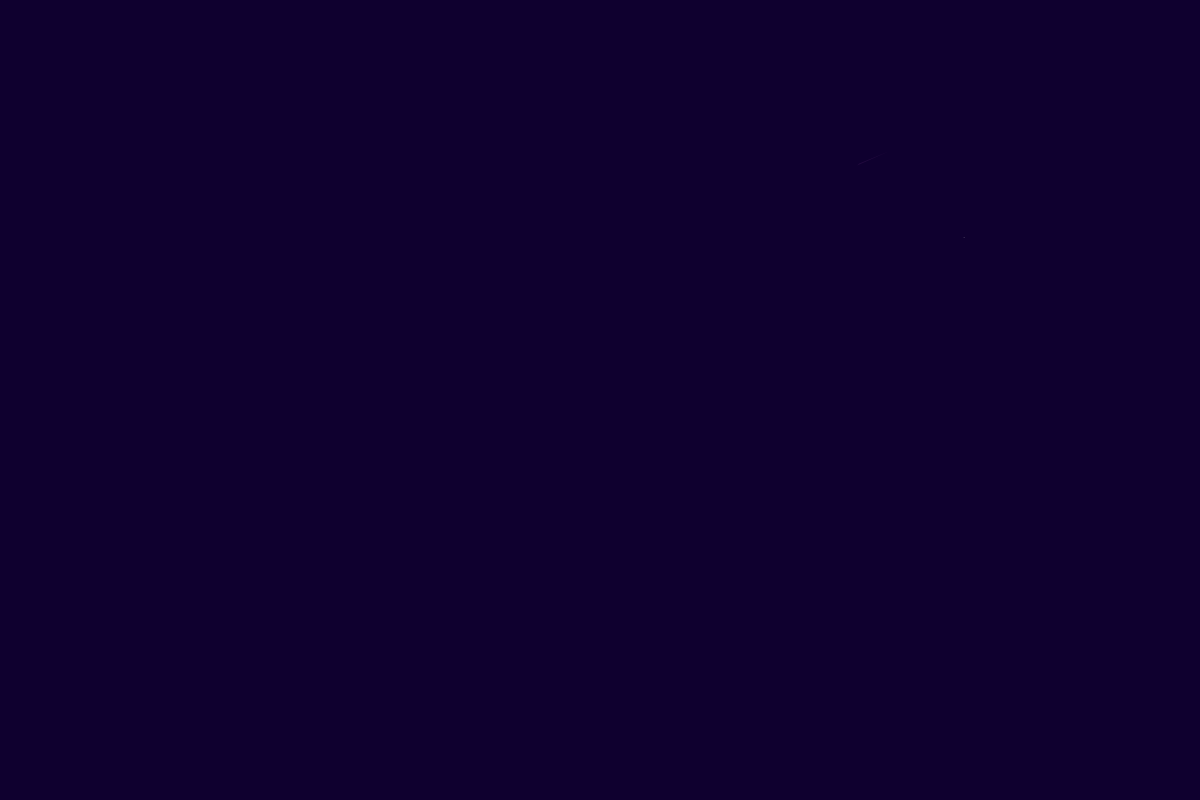
Frame 1 (no input)
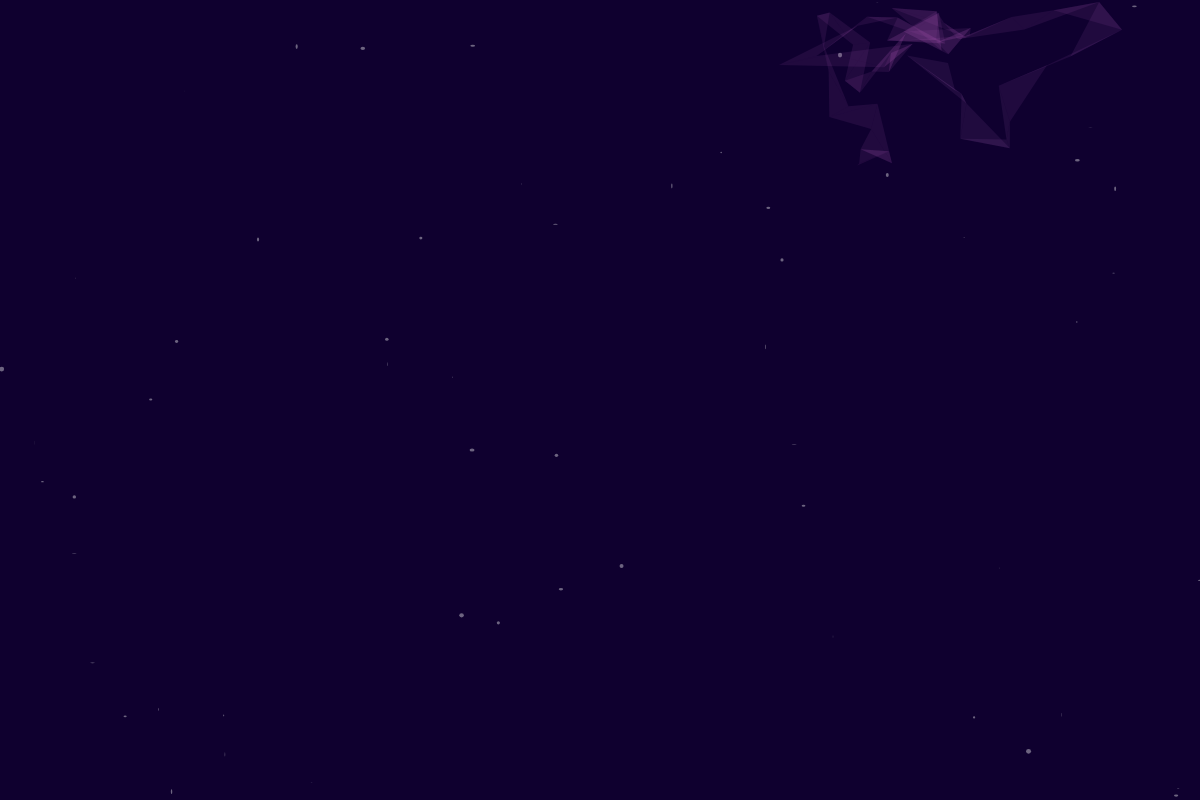
Frame 60 (no input)
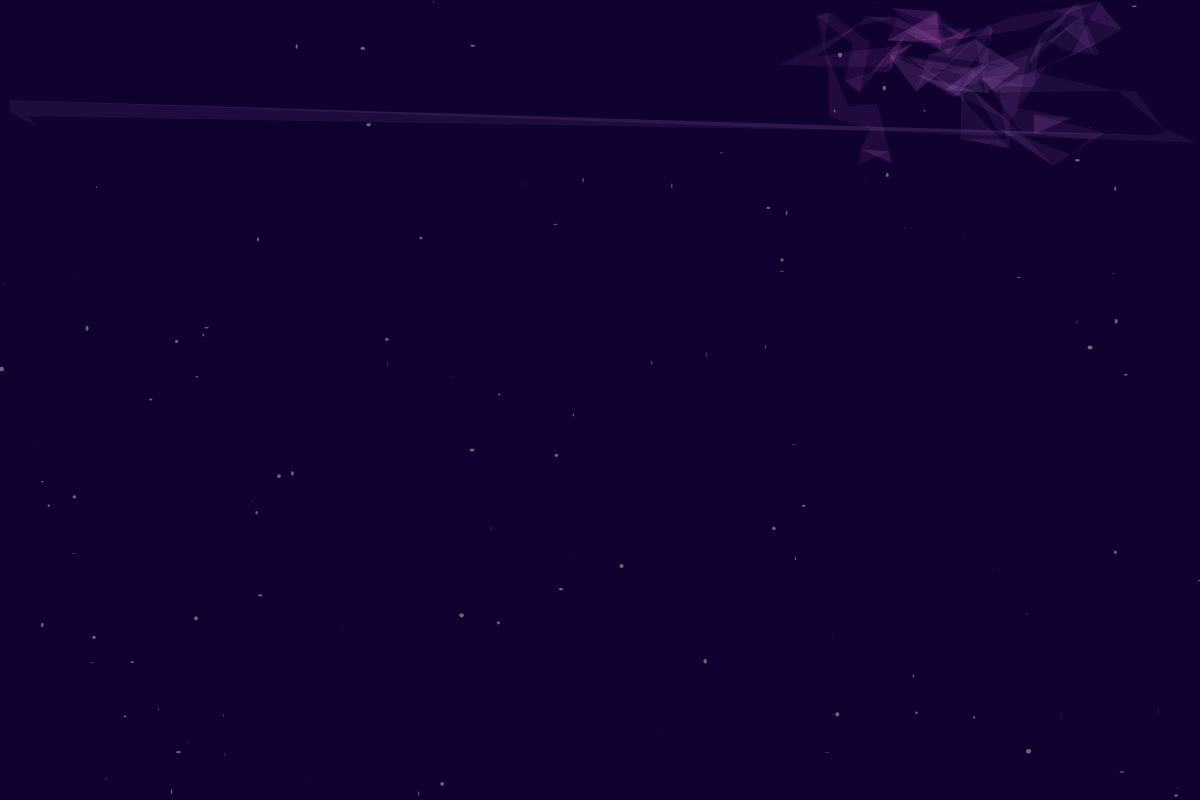
Frame 120 (the mouse pressed at the canvas centre since frame 60)

The p5.js sketch that drew these frames (run headless with seeded random() and noise() and a simulated clock; from frame 60 on, the mouse is pressed at the canvas centre):

// p5.js sketch
// ── sketch.js
// global variables
let bCol;
let nebula = {};
nebula.x1 = 100;
nebula.y1 = 100;
nebula.x2 = 200;
nebula.y2 = 200;
nebula.x3 = 0;
nebula.y3 = 0;
let centerX, centerY;
let triangleSize = 0.05;
let multipleChange;
let multiple;
let redFill = 255;
let opacity = 300;
let opacityNoise;
let spot = {
  x: 100,
  y: 50
};
let col = {
  r: 255,
  g: 255,
  b: 255
};
let circleSize = {
  w: 20,
  h: 20
};


function setup() {
  bCol = color('rgb(15, 0, 47)');
  // createCanvas (ww, wh)
  createCanvas(windowWidth, 800);
  background(bCol);
  // initial position for nebula triangle
  nebula.x1 = random(width);
  nebula.y1 = random(height);
  nebula.x2 = nebula.x1 + 2;
  nebula.y2 = nebula.y1 - 2;
}


function draw() {

  centerX = width * 0.5;
  centerY = height * 0.5;

  frameRate(40);
  multipleChange = noise(0.01 * frameCount + pow(2, 8));
  multipleChange = map(multipleChange, 0, 1, -0.0001, 0.0001);
  triangleSize = constrain(triangleSize + multipleChange, 0.005, 0.2);
  multiple = random(-triangleSize, triangleSize);
  nebula.x3 = abs(((width * multiple) + nebula.x2) % width);
  multiple = random(-triangleSize, triangleSize);
  nebula.y3 = abs(((height * multiple) + nebula.y2) % height);


  multiple = noise(frameCount * 0.001) * 255;
  redFill = constrain(multiple, 0, 255);

  noStroke();
  // make random opacity noise val
  opacityNoise = noise(0.02 * frameCount + 1000);
  opacityNoise = map(opacityNoise, 0, 1, -2, 2);
  opacity += opacityNoise;
  opacity = constrain(opacity, 20, 100);
  // nebula colors
  fill(redFill, 255 - redFill, 175, 30);

  triangle(nebula.x1, nebula.y1, nebula.x2, nebula.y2, nebula.x3, nebula.y3);

  nebula.x1 = nebula.x2;
  nebula.y1 = nebula.y2;
  nebula.x2 = nebula.x3;
  nebula.y2 = nebula.y3;

  // stars
  push();
  //frameRate(10);
  spot.x = random(width);
  spot.y = random(height);
  circleSize.w = random(0, 5);
  circleSize.h = random(0, 5);
  fill(col.r, col.g, col.b, 100);
  noStroke();
  ellipse(spot.x, spot.y, circleSize.w, circleSize.h);
  pop();

}


// make program function on full screen
function windowResized() {
  resizeCanvas(windowWidth, windowHeight);
  background(bCol);
}

function mousePressed() {
  if (mouseX > 0 && mouseX < width && mouseY > 0 && mouseY < height) {
    let fs = fullscreen();
        fullscreen(!fs);
    }
}
